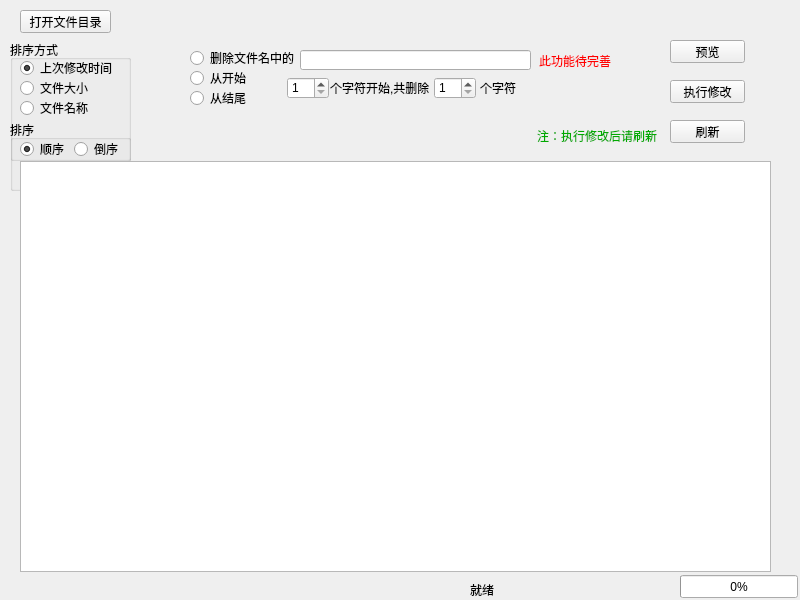
<?xml version="1.0" encoding="UTF-8"?>
<ui version="4.0">
 <class>Widget</class>
 <widget class="QWidget" name="Widget">
  <property name="geometry">
   <rect>
    <x>0</x>
    <y>0</y>
    <width>800</width>
    <height>600</height>
   </rect>
  </property>
  <property name="windowTitle">
   <string>批量更改文件名</string>
  </property>
  <widget class="QPushButton" name="pushButton_OpenFileDir">
   <property name="geometry">
    <rect>
     <x>20</x>
     <y>10</y>
     <width>91</width>
     <height>23</height>
    </rect>
   </property>
   <property name="text">
    <string>打开文件目录</string>
   </property>
  </widget>
  <widget class="QGroupBox" name="groupBox">
   <property name="geometry">
    <rect>
     <x>10</x>
     <y>40</y>
     <width>121</width>
     <height>151</height>
    </rect>
   </property>
   <property name="title">
    <string>排序方式</string>
   </property>
   <widget class="QRadioButton" name="radioButton_LastModified">
    <property name="geometry">
     <rect>
      <x>10</x>
      <y>20</y>
      <width>101</width>
      <height>16</height>
     </rect>
    </property>
    <property name="text">
     <string>上次修改时间</string>
    </property>
    <property name="checked">
     <bool>true</bool>
    </property>
   </widget>
   <widget class="QRadioButton" name="radioButton_FileSize">
    <property name="geometry">
     <rect>
      <x>10</x>
      <y>40</y>
      <width>89</width>
      <height>16</height>
     </rect>
    </property>
    <property name="text">
     <string>文件大小</string>
    </property>
   </widget>
   <widget class="QRadioButton" name="radioButton_FileName">
    <property name="geometry">
     <rect>
      <x>10</x>
      <y>60</y>
      <width>89</width>
      <height>16</height>
     </rect>
    </property>
    <property name="text">
     <string>文件名称</string>
    </property>
   </widget>
   <widget class="QGroupBox" name="groupBox_2">
    <property name="geometry">
     <rect>
      <x>0</x>
      <y>80</y>
      <width>121</width>
      <height>41</height>
     </rect>
    </property>
    <property name="title">
     <string>排序</string>
    </property>
    <widget class="QWidget" name="layoutWidget">
     <property name="geometry">
      <rect>
       <x>10</x>
       <y>20</y>
       <width>102</width>
       <height>18</height>
      </rect>
     </property>
     <layout class="QHBoxLayout" name="horizontalLayout">
      <item>
       <widget class="QRadioButton" name="radioButton_UP">
        <property name="text">
         <string>顺序</string>
        </property>
        <property name="checked">
         <bool>true</bool>
        </property>
       </widget>
      </item>
      <item>
       <widget class="QRadioButton" name="radioButton_Down">
        <property name="text">
         <string>倒序</string>
        </property>
       </widget>
      </item>
     </layout>
    </widget>
   </widget>
  </widget>
  <widget class="QTableWidget" name="tableWidget">
   <property name="geometry">
    <rect>
     <x>20</x>
     <y>161</y>
     <width>751</width>
     <height>411</height>
    </rect>
   </property>
   <property name="autoFillBackground">
    <bool>false</bool>
   </property>
   <property name="alternatingRowColors">
    <bool>false</bool>
   </property>
   <attribute name="verticalHeaderShowSortIndicator" stdset="0">
    <bool>false</bool>
   </attribute>
   <attribute name="verticalHeaderStretchLastSection">
    <bool>false</bool>
   </attribute>
  </widget>
  <widget class="QStackedWidget" name="stackedWidget">
   <property name="geometry">
    <rect>
     <x>170</x>
     <y>50</y>
     <width>481</width>
     <height>80</height>
    </rect>
   </property>
   <property name="currentIndex">
    <number>0</number>
   </property>
   <widget class="QWidget" name="page">
    <widget class="QLineEdit" name="lineEdit">
     <property name="geometry">
      <rect>
       <x>130</x>
       <y>0</y>
       <width>231</width>
       <height>20</height>
      </rect>
     </property>
    </widget>
    <widget class="QSpinBox" name="spinBox">
     <property name="geometry">
      <rect>
       <x>117</x>
       <y>27</y>
       <width>42</width>
       <height>22</height>
      </rect>
     </property>
     <property name="minimum">
      <number>1</number>
     </property>
    </widget>
    <widget class="QLabel" name="label_6">
     <property name="geometry">
      <rect>
       <x>160</x>
       <y>30</y>
       <width>101</width>
       <height>16</height>
      </rect>
     </property>
     <property name="text">
      <string>个字符开始,共删除</string>
     </property>
    </widget>
    <widget class="QSpinBox" name="spinBox_2">
     <property name="geometry">
      <rect>
       <x>264</x>
       <y>27</y>
       <width>42</width>
       <height>22</height>
      </rect>
     </property>
     <property name="minimum">
      <number>1</number>
     </property>
    </widget>
    <widget class="QLabel" name="label_7">
     <property name="geometry">
      <rect>
       <x>310</x>
       <y>30</y>
       <width>41</width>
       <height>16</height>
      </rect>
     </property>
     <property name="text">
      <string>个字符</string>
     </property>
    </widget>
    <widget class="QRadioButton" name="radioButton_Delete_From_Begin">
     <property name="geometry">
      <rect>
       <x>20</x>
       <y>20</y>
       <width>61</width>
       <height>16</height>
      </rect>
     </property>
     <property name="text">
      <string>从开始</string>
     </property>
    </widget>
    <widget class="QRadioButton" name="radioButton_Delete_From_End">
     <property name="geometry">
      <rect>
       <x>20</x>
       <y>40</y>
       <width>61</width>
       <height>16</height>
      </rect>
     </property>
     <property name="text">
      <string>从结尾</string>
     </property>
    </widget>
    <widget class="QRadioButton" name="radioButton_Delete">
     <property name="geometry">
      <rect>
       <x>20</x>
       <y>0</y>
       <width>111</width>
       <height>16</height>
      </rect>
     </property>
     <property name="text">
      <string>删除文件名中的</string>
     </property>
    </widget>
    <widget class="QLabel" name="label_19">
     <property name="geometry">
      <rect>
       <x>369</x>
       <y>2</y>
       <width>91</width>
       <height>16</height>
      </rect>
     </property>
     <property name="text">
      <string>&lt;html&gt;&lt;head/&gt;&lt;body&gt;&lt;p&gt;&lt;span style=&quot; color:#ff0000;&quot;&gt;此功能待完善&lt;/span&gt;&lt;/p&gt;&lt;/body&gt;&lt;/html&gt;</string>
     </property>
    </widget>
   </widget>
   <widget class="QWidget" name="page_2">
    <widget class="QComboBox" name="comboBox">
     <property name="geometry">
      <rect>
       <x>70</x>
       <y>0</y>
       <width>131</width>
       <height>22</height>
      </rect>
     </property>
     <item>
      <property name="text">
       <string>1 (1-10)</string>
      </property>
     </item>
     <item>
      <property name="text">
       <string>01 (01-99)</string>
      </property>
     </item>
     <item>
      <property name="text">
       <string>001 (001-999)</string>
      </property>
     </item>
     <item>
      <property name="text">
       <string>0001 (0001-9999)</string>
      </property>
     </item>
     <item>
      <property name="text">
       <string>00001 (00001-99999)</string>
      </property>
     </item>
     <item>
      <property name="text">
       <string>1(1----无限)</string>
      </property>
     </item>
     <item>
      <property name="text">
       <string>一（此功能没做 待完善）</string>
      </property>
     </item>
    </widget>
    <widget class="QLabel" name="label_8">
     <property name="geometry">
      <rect>
       <x>10</x>
       <y>6</y>
       <width>54</width>
       <height>12</height>
      </rect>
     </property>
     <property name="text">
      <string>序号格式</string>
     </property>
    </widget>
    <widget class="QLabel" name="label_9">
     <property name="geometry">
      <rect>
       <x>210</x>
       <y>6</y>
       <width>54</width>
       <height>12</height>
      </rect>
     </property>
     <property name="text">
      <string>组合样式</string>
     </property>
    </widget>
    <widget class="QComboBox" name="comboBox_2">
     <property name="geometry">
      <rect>
       <x>270</x>
       <y>0</y>
       <width>101</width>
       <height>22</height>
      </rect>
     </property>
     <item>
      <property name="text">
       <string>序号&lt;文件名&gt;</string>
      </property>
     </item>
     <item>
      <property name="text">
       <string>&lt;文件名&gt;序号</string>
      </property>
     </item>
    </widget>
    <widget class="QLabel" name="label_10">
     <property name="geometry">
      <rect>
       <x>10</x>
       <y>40</y>
       <width>54</width>
       <height>12</height>
      </rect>
     </property>
     <property name="text">
      <string>起始序号</string>
     </property>
    </widget>
    <widget class="QSpinBox" name="spinBox_3">
     <property name="geometry">
      <rect>
       <x>70</x>
       <y>30</y>
       <width>42</width>
       <height>31</height>
      </rect>
     </property>
     <property name="minimum">
      <number>1</number>
     </property>
     <property name="maximum">
      <number>99999</number>
     </property>
    </widget>
    <widget class="QLabel" name="label_11">
     <property name="geometry">
      <rect>
       <x>130</x>
       <y>35</y>
       <width>31</width>
       <height>16</height>
      </rect>
     </property>
     <property name="text">
      <string>增量</string>
     </property>
    </widget>
    <widget class="QSpinBox" name="spinBox_4">
     <property name="geometry">
      <rect>
       <x>160</x>
       <y>30</y>
       <width>42</width>
       <height>31</height>
      </rect>
     </property>
     <property name="minimum">
      <number>1</number>
     </property>
    </widget>
   </widget>
   <widget class="QWidget" name="page_3">
    <widget class="QLabel" name="label">
     <property name="geometry">
      <rect>
       <x>30</x>
       <y>10</y>
       <width>81</width>
       <height>16</height>
      </rect>
     </property>
     <property name="text">
      <string>文件名前添加：</string>
     </property>
    </widget>
    <widget class="QLineEdit" name="lineEdit_4">
     <property name="geometry">
      <rect>
       <x>110</x>
       <y>10</y>
       <width>113</width>
       <height>20</height>
      </rect>
     </property>
    </widget>
    <widget class="QLabel" name="label_5">
     <property name="geometry">
      <rect>
       <x>240</x>
       <y>10</y>
       <width>81</width>
       <height>16</height>
      </rect>
     </property>
     <property name="text">
      <string>文件名后添加：</string>
     </property>
    </widget>
    <widget class="QLineEdit" name="lineEdit_5">
     <property name="geometry">
      <rect>
       <x>320</x>
       <y>10</y>
       <width>113</width>
       <height>20</height>
      </rect>
     </property>
    </widget>
    <widget class="QLabel" name="label_13">
     <property name="geometry">
      <rect>
       <x>30</x>
       <y>50</y>
       <width>91</width>
       <height>16</height>
      </rect>
     </property>
     <property name="text">
      <string>在文件名中的第</string>
     </property>
    </widget>
    <widget class="QSpinBox" name="spinBox_5">
     <property name="geometry">
      <rect>
       <x>120</x>
       <y>46</y>
       <width>42</width>
       <height>22</height>
      </rect>
     </property>
     <property name="minimum">
      <number>1</number>
     </property>
    </widget>
    <widget class="QLabel" name="label_14">
     <property name="geometry">
      <rect>
       <x>168</x>
       <y>50</y>
       <width>71</width>
       <height>16</height>
      </rect>
     </property>
     <property name="text">
      <string>个字符后添加</string>
     </property>
    </widget>
    <widget class="QLineEdit" name="lineEdit_6">
     <property name="geometry">
      <rect>
       <x>245</x>
       <y>49</y>
       <width>113</width>
       <height>20</height>
      </rect>
     </property>
    </widget>
   </widget>
   <widget class="QWidget" name="page_4">
    <widget class="QLabel" name="label_12">
     <property name="geometry">
      <rect>
       <x>50</x>
       <y>20</y>
       <width>54</width>
       <height>16</height>
      </rect>
     </property>
     <property name="text">
      <string>更改为：</string>
     </property>
    </widget>
    <widget class="QLineEdit" name="lineEdit_2">
     <property name="geometry">
      <rect>
       <x>110</x>
       <y>20</y>
       <width>113</width>
       <height>20</height>
      </rect>
     </property>
    </widget>
    <widget class="QRadioButton" name="radioButton_3">
     <property name="geometry">
      <rect>
       <x>40</x>
       <y>50</y>
       <width>71</width>
       <height>16</height>
      </rect>
     </property>
     <property name="text">
      <string>全部大写</string>
     </property>
    </widget>
    <widget class="QRadioButton" name="radioButton_4">
     <property name="geometry">
      <rect>
       <x>150</x>
       <y>50</y>
       <width>71</width>
       <height>16</height>
      </rect>
     </property>
     <property name="text">
      <string>全部小写</string>
     </property>
     <property name="checked">
      <bool>true</bool>
     </property>
    </widget>
    <widget class="QRadioButton" name="radioButton_5">
     <property name="geometry">
      <rect>
       <x>270</x>
       <y>50</y>
       <width>81</width>
       <height>16</height>
      </rect>
     </property>
     <property name="text">
      <string>删除扩展名</string>
     </property>
    </widget>
    <widget class="QGroupBox" name="groupBox_4">
     <property name="geometry">
      <rect>
       <x>470</x>
       <y>70</y>
       <width>120</width>
       <height>80</height>
      </rect>
     </property>
     <property name="title">
      <string>GroupBox</string>
     </property>
    </widget>
    <widget class="QLabel" name="label_15">
     <property name="geometry">
      <rect>
       <x>250</x>
       <y>20</y>
       <width>101</width>
       <height>16</height>
      </rect>
     </property>
     <property name="text">
      <string>&lt;html&gt;&lt;head/&gt;&lt;body&gt;&lt;p&gt;&lt;span style=&quot; color:#ff0000;&quot;&gt;注意：不需要加点&lt;/span&gt;&lt;/p&gt;&lt;/body&gt;&lt;/html&gt;</string>
     </property>
     <property name="scaledContents">
      <bool>false</bool>
     </property>
    </widget>
   </widget>
   <widget class="QWidget" name="page_5">
    <widget class="QLabel" name="label_16">
     <property name="geometry">
      <rect>
       <x>50</x>
       <y>0</y>
       <width>71</width>
       <height>31</height>
      </rect>
     </property>
     <property name="text">
      <string>&lt;html&gt;&lt;head/&gt;&lt;body&gt;&lt;p&gt;&lt;span style=&quot; font-size:14pt;&quot;&gt;BY:蒲良&lt;/span&gt;&lt;/p&gt;&lt;/body&gt;&lt;/html&gt;</string>
     </property>
    </widget>
    <widget class="QLabel" name="label_17">
     <property name="geometry">
      <rect>
       <x>50</x>
       <y>40</y>
       <width>91</width>
       <height>16</height>
      </rect>
     </property>
     <property name="text">
      <string>&lt;html&gt;&lt;head/&gt;&lt;body&gt;&lt;p&gt;&lt;span style=&quot; font-size:12pt;&quot;&gt;2020年12月&lt;/span&gt;&lt;/p&gt;&lt;/body&gt;&lt;/html&gt;</string>
     </property>
    </widget>
    <widget class="QLabel" name="label_4">
     <property name="geometry">
      <rect>
       <x>150</x>
       <y>0</y>
       <width>70</width>
       <height>70</height>
      </rect>
     </property>
     <property name="text">
      <string/>
     </property>
     <property name="pixmap">
      <pixmap resource="resources.qrc">:/微信二维码1.jpg</pixmap>
     </property>
     <property name="scaledContents">
      <bool>true</bool>
     </property>
    </widget>
    <widget class="QLabel" name="label_18">
     <property name="geometry">
      <rect>
       <x>260</x>
       <y>20</y>
       <width>191</width>
       <height>31</height>
      </rect>
     </property>
     <property name="text">
      <string>&lt;html&gt;&lt;head/&gt;&lt;body&gt;&lt;p&gt;&lt;span style=&quot; font-size:11pt;&quot;&gt;mail: zhufeng597@foxmail.com&lt;/span&gt;&lt;/p&gt;&lt;/body&gt;&lt;/html&gt;</string>
     </property>
    </widget>
   </widget>
  </widget>
  <widget class="QPushButton" name="pushButton_Display_1">
   <property name="geometry">
    <rect>
     <x>670</x>
     <y>40</y>
     <width>75</width>
     <height>23</height>
    </rect>
   </property>
   <property name="text">
    <string>预览</string>
   </property>
  </widget>
  <widget class="QPushButton" name="pushButton_ChangeFileName_1">
   <property name="geometry">
    <rect>
     <x>670</x>
     <y>80</y>
     <width>75</width>
     <height>23</height>
    </rect>
   </property>
   <property name="text">
    <string>执行修改</string>
   </property>
  </widget>
  <widget class="QPushButton" name="pushButton">
   <property name="geometry">
    <rect>
     <x>670</x>
     <y>120</y>
     <width>75</width>
     <height>23</height>
    </rect>
   </property>
   <property name="text">
    <string>刷新</string>
   </property>
  </widget>
  <widget class="QLabel" name="label_2">
   <property name="geometry">
    <rect>
     <x>537</x>
     <y>126</y>
     <width>121</width>
     <height>20</height>
    </rect>
   </property>
   <property name="text">
    <string>&lt;html&gt;&lt;head/&gt;&lt;body&gt;&lt;p&gt;&lt;span style=&quot; color:#00aa00;&quot;&gt;注：执行修改后请刷新&lt;/span&gt;&lt;/p&gt;&lt;/body&gt;&lt;/html&gt;</string>
   </property>
  </widget>
  <widget class="QLabel" name="label_3">
   <property name="geometry">
    <rect>
     <x>470</x>
     <y>580</y>
     <width>61</width>
     <height>20</height>
    </rect>
   </property>
   <property name="text">
    <string>就绪</string>
   </property>
  </widget>
  <widget class="QProgressBar" name="progressBar">
   <property name="geometry">
    <rect>
     <x>680</x>
     <y>575</y>
     <width>118</width>
     <height>23</height>
    </rect>
   </property>
   <property name="value">
    <number>0</number>
   </property>
  </widget>
  <widget class="QLabel" name="label_20">
   <property name="geometry">
    <rect>
     <x>20</x>
     <y>580</y>
     <width>401</width>
     <height>16</height>
    </rect>
   </property>
   <property name="text">
    <string/>
   </property>
  </widget>
 </widget>
 <resources>
  <include location="resources.qrc"/>
 </resources>
 <connections/>
</ui>
